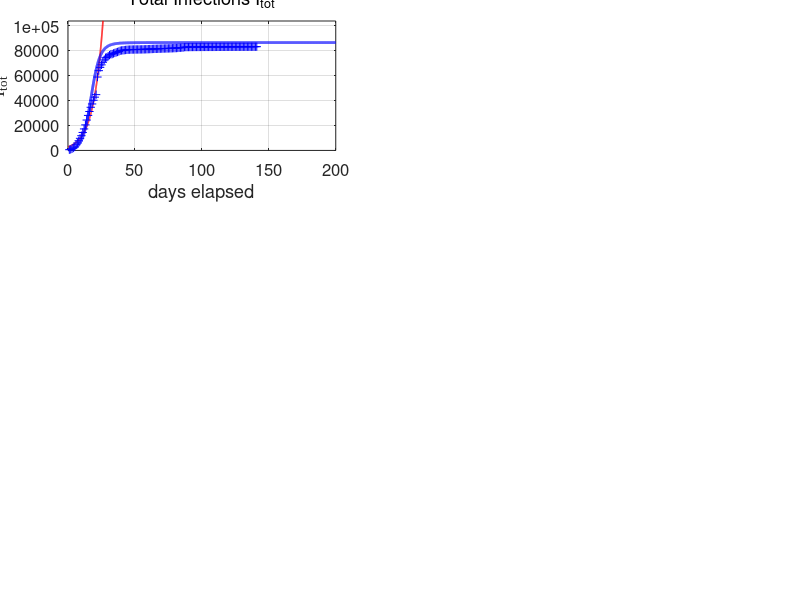

Source code (MATLAB): (Note: this script raises an error after producing the figure.)
% covid19CHINA.m

% Revised:  2020 05 16

% Mathemtatical model for the spread of the covid19 virus
% Model for AUSTRALIAL spread of virus
% Data from https://www.worldometers.info/coronavirus/
% Date file:  covid19.mat  variable covid19
% Model specified by the variables in the INPUT SECTION of the Script

% DOING PHYSICS WITH MATLAB: 
%   ../mphome.htm
% Documentation
%   http://www.physics.usyd.edu.au/teach_res/mp/doc/sird19EA.htm
% Download Scripts
%   http://www.physics.usyd.edu.au/teach_res/mp/mscripts/

% Ian Cooper
% email: matlabvisualphysics@gmail.com
% Matlab 2019b

% Populations: Data d / Model
% Susceptible individuals:  Sd  S
% Active infections (currently infected);  Id  I
% Removed Rm
% Recovered:  Rd  R
% Dead:  Dd  D


close all
clear
clc

global Imax Rmax Dmax ITmax Smax

% DATA  ===============================================================
load('covid19.mat')
Ndays  = find(covid19 == 0,1) - 1;  

% save covid19.mat covid19

% DATA: variable covid19
% Col 1: World   Id   Currently Infected Cases
% Col 2: World   Rd   Recovered
% Col 3: World   Dd   Deaths

% Data for China with Script svr19CHINA.m
% Col 4: China   Total infected cases
% Col 5: China   Currently Infected Cases
% Col 6: China   Deaths
% Col 7: USA     Total infected cases
% Col 8: USA     Currently infected cases
% Col 9: USA     Deaths
% Col 10: AUST     Total infected cases
% Col 11: AUST     Currently infected cases
% Col 12: AUST     Deaths
% Col 13: IND     Total infected cases
% Col 14: IND     Currently infected cases
% Col 15: IND     Deaths

% DATA: Id Rd Dd / Number of data days for COVID19  
  Idtot  = covid19(1:Ndays,4);
  Id     = covid19(1:Ndays,5);
  Dd     = covid19(1:Ndays,6);  
     
  Rd = Idtot - Id - Dd;
  Idmax = max(Id);
  Rdmax = max(Rd);
  Ddmax = max(Dd);
  ITdmax = max(Idtot);

% MODEL INPUT PARAMETERS  ============================================
% Model: number of time steps 
  num = 5000;
% Maximum number of days for model   [200]
  tMax = 200;

% Initial number of infections   [0.004] 
  I = zeros(num,1);
  I(1) = 0.004;
% Adjustable model parameters  
% S --> I  [0.38] 
  a = 0.35;
% I --> Rm  [0.036]
  b = 0.035;
% Population scaling factor
  f = 8.6e4;
% Time index
  t_index = 77; 
% Exponential growth
     th = 5; t0 = -30; 
% Starting Date
  zSTART = datenum([2020 1 22]);

% SETUP  ==============================================================
% Time [days]
  t = linspace(0,tMax,num)';
  dt = t(2) - t(1);
% Exponential growth
  k = log(2)/th;
  v0 = 177400/exp(k*60);
  v = v0.*exp(k*(t - t0));

% Model: S  D  R  
  S  = zeros(num,1);
  Rm = zeros(num,1);
    
% Model: Initial values for populations
  S(1) = 1;
  
% MODEL: Time Evolution  ==============================================
for n = 1:num-1
  dS = -a*S(n)*I(n)*dt;
  dI = -dS;
  dRm = b*I(n)*dt;
  S(n+1) =  S(n) + dS;
   
   
  I(n+1) =  I(n) + dI - dRm;
  Rm(n+1) = Rm(n)+ dRm;
end
  
% Scale populations
  I = f.*I;
  Rm = f.*Rm;
 
  k0 = 3e-5;
  D0 = 4.6e3;
  D = D0.*(1 - exp(-k0.*Rm));
  R = Rm - D;
  Itot = I + Rm;

 
  Imax = max(I);
  Rmax = max(R);
  Dmax = max(D);
  Smax = max(S);
  ITmax = max(Itot);
    
% Percentages: model
  pI = 100*I(end) / Itot(end);
  pR = 100*R(end) / Itot(end);
  pD = 100*D(end) / Itot(end);
  
% Percentages: Data
  pId = 100*Id(end) / Idtot(end);
  pRd = 100*Rd(end) / Idtot(end);
  pDd = 100*Dd(end) / Idtot(end);
  

% *********************************************************************  
% GRAPHICS
% ********************************************************************* 

figure(1)
  set(gcf,'units','normalized');
  set(gcf,'position',[0.02 0.02 0.435 0.80]);
  set(gcf,'color','w');

subplot(3,2,1)   % Total infections
    xP = t(1:2500);
    yP = v(1:2500);
    plot(xP,yP,'r','linewidth',1.2)
   
    hold on
    xP = 1: Ndays;
    yP = Idtot; 
    plot(xP,yP,'b+')
    hold on
    xP = t; yP = Itot;
    plot(xP,yP,'b','linewidth',2)
    
    ylim([0 1.2*ITmax])
    grid on
    xlabel('days elapsed')
    ylabel('I_{tot}','FontName','Times New Roman')
    title('Total Infections I_{tot}','fontweight','normal');
    set(gca,'fontsize',12)  
    set(gca,'Position', [0.0850 0.7093+0.04 0.3347 0.2157]);
    yMax = ylim;
    z = yMax(2);
    plotMonths(z)
    
  
subplot(3,2,2)  % INFECTIONS
    xP = 1: Ndays;
    yP = Id;
    plot(xP,yP,'b+')   
    hold on
    
%     xP = t_index; yP = Id(t_index);
%     plot(xP,yP,'bo','markerfacecolor','b','markersize',8)
    
    xP = t; yP = I;
    plot(xP,yP,'b','linewidth',2)
   
    grid on
    title('Active Infections  I','fontweight','normal')
    ylabel('I','FontName','Times New Roman') 
    xlabel('days elapsed')
    set(gca,'fontsize',12)
    set(gca,'Position', [0.5703-0.04 0.7093+0.04 0.3347 0.2157]);
    yMax = ylim;
    z = yMax(2);
    plotMonths(z)
    
    
subplot(3,2,3)   % RECOVERIES
    xP = 1: Ndays;
    yP = Rd; 
    plot(xP,yP,'k+')
    hold on
 
%     xP = t_index; yP = Rd(t_index);
%     plot(xP,yP,'ko','markerfacecolor','k','markersize',8)
%     
    xP = t; yP = R;
    plot(xP,yP,'k','linewidth',2)
    
    grid on
    ylabel('R')
    xlabel('days elapsed')
    title('Recoveries  R','fontweight','normal')
    set(gca,'fontsize',12)
    set(gca,'Position', [0.0800 0.4096+0.04 0.3347 0.2157]);
    yMax = ylim;
    z = yMax(2);
    plotMonths(z)
    
 
 subplot(3,2,4)    % DEATHS
    xP = 1: Ndays;
    yP = Dd; 
    plot(xP,yP,'r+')
    hold on
 
%     xP = t_index; yP = Dd(t_index);
%     plot(xP,yP,'ro','markerfacecolor','r','markersize',8)
    
    xP = t; yP = D;
    plot(xP,yP,'r','linewidth',2)
        
    grid on
    ylabel('D')
    xlabel('days elapsed')
    title('Deaths  D','fontweight','normal')
    set(gca,'fontsize',12) 
    set(gca,'Position', [0.5703-0.04 0.4096+0.04 0.3347 0.2157]);
    yMax = ylim;
    z = yMax(2);
    plotMonths(z)
 

 subplot(3,2,5)
    xP = t; yP = S;
    plot(xP,yP,'b','linewidth',2)
    hold on
   
    xlim([0 tMax])
    ylim([0 1.1*Smax])
    grid on
    xlabel('days elapsed')
    ylabel('S') 
    title('Susceptible Population S','fontweight','normal')
    set(gca,'fontsize',12)    
    set(gca,'Position', [0.0800 0.1100+0.04 0.3347 0.2157]);   
    yMax = ylim;
    z = yMax(2);
    plotMonths(z)
 
subplot(3,2,6)  
   xlim([0 120])
   ylim([0 250])
   hh = 250; dh = -28;
   
   z = zSTART;
   z = datetime(z,'ConvertFrom','datenum');
   z.Format = 'dd-MMM-yyyy';
   txt = cellstr(z) ; 
   Htext = text(0,hh,txt,'fontsize',12);
   set(Htext,'color','k')
   
   hh = hh+2*dh;
   txt = 'MODEL PARAMETERS';
   text(0,hh,txt,'fontsize',12)
   
   hh = hh+dh;
   txt = sprintf('I(1) = %3.0e   f = %2.2e   a = %2.3f   b = %2.3f'  , I(1)/f, f, a,b);
   text(0,hh,txt,'fontsize',12)
   
   hh = hh+2*dh; 
   txt = 'DATA';
   text(0,hh,txt,'fontsize',12)
   
   z = zSTART;
   z = z + Ndays;
   z = datetime(z,'ConvertFrom','datenum');
   z.Format = 'dd-MMM-yyyy';
   txt = cellstr(z) ; 
   text(20,hh,txt,'fontsize',12)
    
   hh = hh+dh;
   z1 = Id(end); z2 = Rd(end); z3 = Dd(end); z4 = z1+z2+z3;  
   txt = sprintf('I = %5.0f    R = %5.0f    D = %5.0f    I_{tot} = %5.0f', z1,z2,z3,z4);
   text(6,hh,txt,'fontsize',12)
   
   % Recoveries and Deaths
     hh = hh+dh;
     txt = sprintf('percent: Active = %2.1f  Recoveries = %2.1f    Deaths = %2.1f   ',pId,pRd,pDd);
     text(2,hh,txt,'fontsize',12)  
   
     hh = hh+2*dh; 
     txt = 'MODEL PREDICTIONS';
     text(0,hh,txt,'fontsize',12)
   
     z = zSTART;
     z = z + tMax;
     z = datetime(z,'ConvertFrom','datenum');
     z.Format = 'dd-MMM-yyyy';
     txt = cellstr(z) ; 
     text(78,hh,txt,'fontsize',12)
   
     hh = hh+dh;
     z1 = I(end); z2 = R(end); z3 = D(end); z4 = z1+z2+z3;  
     txt = sprintf('I = %5.0f    R = %5.0f    D = %5.0f    I_{tot} = %5.0f', z1,z2,z3,z4);
     text(6,hh,txt,'fontsize',12)

     hh = hh+dh;
     txt = 'Peak';
     text(10,hh,txt,'fontsize',12)
     z = find(I == Imax,1);
     z = t(z) + zSTART;
     z = datetime(z,'ConvertFrom','datenum');
     z.Format = 'dd-MMM-yyyy';
     txt = cellstr(z) ; 
     text(30,hh,txt,'fontsize',12)
   
     txt = sprintf('I_{peak} = %5.0f',Imax);
     text(80,hh,txt,'fontsize',12)
   
     hh = hh+dh;
     txt = sprintf('percent: Active = %2.1f  Recoveries = %2.1f    Deaths = %2.1f   ',pI,pR,pD);
     text(2,hh,txt,'fontsize',12)   
        
     axis off
     set(gca,'Position', [0.5703-0.08 0.1100+0.04 0.3347 0.2157]);
     

  figure(2)  % ----------------------------------------------------------
   set(gcf,'units','normalized');
   set(gcf,'position',[0.460 0.05 0.2 0.25]);
   set(gcf,'color','w');

   xP = Rd+Dd; yP = Dd;
   plot( xP,yP,'b+')
   hold on
   xP = Rm; yP = D;
   plot( xP,yP,'r','linewidth',2)
   grid on
   ylabel('deaths D')
   xlabel('removals R_m ')
  % title('D = D_0 [1 - exp( - k R_m)]','fontweight','normal')
   txt = sprintf('D_0 = %2.0f', D0);
   text(6e4,1.5e3,txt,'fontsize',12)
   txt = sprintf('k = %2.1e',k0);
   text(6e4,0.5e3,txt,'fontsize',12)
   set(gca,'fontsize',12) 
   
     

figure(3)  % ----------------------------------------------------------
   set(gcf,'units','normalized');
   set(gcf,'position',[0.670 0.05 0.2 0.50]);
   set(gcf,'color','w');

subplot(2,1,1)   
   yP = Rd+Dd; xP = Idtot;
   plot( xP,yP,'b+')
   hold on
   yP = Rm; xP = Itot;
   plot( xP,yP,'r','linewidth',2)
   grid on
   xlabel('infections   I_{tot}')
   ylabel('removals   R_m')
   set(gca,'fontsize',12)   

 subplot(2,1,2)   
   yP = Rd+Dd; xP = Id;
   plot( xP,yP,'b+')
   hold on
   yP = Rm; xP = I;
   plot( xP,yP,'r','linewidth',2)
   grid on
   xlabel('active infections   I')
   ylabel('removals   R_m')
   set(gca,'fontsize',12)  
   
figure(9)
  set(gcf,'units','normalized');
  set(gcf,'position',[0.46 0.4 0.2 0.50]);
  set(gcf,'color','w');

  subplot(3,1,1)
    xP = Rd+Dd; yP = Dd;
   plot( xP,yP,'b+')
   hold on
   xP = Rm; yP = D;
   plot( xP,yP,'r','linewidth',2)
   grid on
   ylabel('deaths D')
   xlabel('removals R_m ')
 %  title('D = D_0 [1 - exp( - k R_m)]','fontweight','normal')
   txt = sprintf('D_0 = %2.0f', D0);
   text(5e4,1800,txt,'fontsize',12)
   txt = sprintf('k = %2.2e',k0);
   text(5e4,800,txt,'fontsize',12)
   set(gca,'fontsize',12)
   
 subplot(3,1,2)  
   yP = Rd+Dd; xP = Id;
   plot( xP,yP,'b+')
   hold on
   yP = Rm; xP = I;
   plot( xP,yP,'r','linewidth',2)
   grid on
   xlabel('active infections   I')
   ylabel('removals   R_m')
   set(gca,'fontsize',12)   

 subplot(3,1,3)  
   yP = Rd+Dd; xP = Idtot;
   plot( xP,yP,'b+')
   hold on
   yP = Rm; xP = Itot;
   plot( xP,yP,'r','linewidth',2)
   grid on
   xlabel('infections   I_{tot}')
   ylabel('removals   R_m')
   set(gca,'fontsize',12)   

   
      
   
% =====================================================================
     
function  plotMonths(z)
     
       yMax = z;
     % Months
       m1 = [2020 01 22];    % day zero
       m2 = [2020 02  1];    % Feb
       m3 = [2020 03  1];    % Mar
       m4 = [2020 04  1];    % Apr
       m5 = [2020 05  1];    % May
       m6 = [2020 06  1];    % Jun
       m7 = [2020 07  1];    % Jul
       m8 = [2020 08  1];    % Aug
   
      tm(1) = datenum(m1);
      tm(2) = datenum(m2) - tm(1);
      tm(3) = datenum(m3) - tm(1);
      tm(4) = datenum(m4) - tm(1);
      tm(5) = datenum(m5) - tm(1);
      tm(6) = datenum(m6) - tm(1);
      tm(7) = datenum(m7) - tm(1);
      tm(8) = datenum(m8) - tm(1);
   
      for n = 2:8
        plot([tm(n), tm(n)], [0, yMax],'linewidth',1,'color', [0.5 0.5 0.5]);
        hold on
      end
      
      ys = 0.9;
      text(22, ys*yMax,'F')
      text(52, ys*yMax,'M')
      text(82, ys*yMax,'A')
      text(112,ys*yMax,'M')
      text(142,ys*yMax,'J')
      text(172,ys*yMax,'J')
      
   end
   
